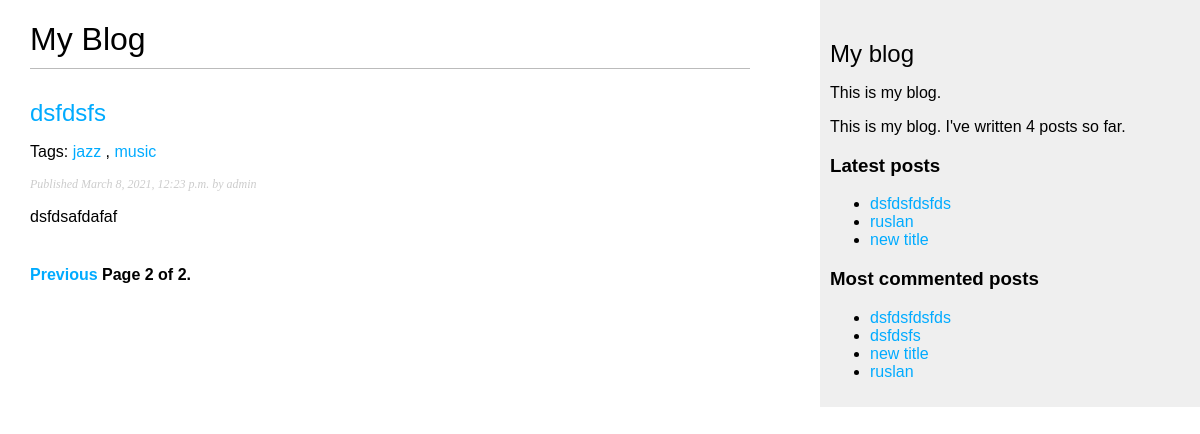
Screenshot of /blog/?page=2 with the database file from the repository.
### blog/models.py (models this page shows, shortened)
class Post(models.Model):
    STATUS_CHOICES = (
        ('draft','Draft'),
        ('published', 'Published'),
    )
    title = models.CharField(max_length=250)
    slug  = models.SlugField(max_length=250, unique_for_date='publish')
    author = models.ForeignKey(User, related_name='blog_post', on_delete=models.CASCADE)
    body = models.TextField()
    publish = models.DateTimeField(default=timezone.now)
    created = models.DateTimeField(auto_now_add=True)
    updated = models.DateTimeField(auto_now=True)
    status = models.CharField(max_length=10,choices=STATUS_CHOICES,default='draft')
    objects = models.Manager()
    published = PublishedManager()
    class Meta:
        ordering = ('-publish',)
    def get_absolute_url(self):
        return reverse('blog:post_detail',
                        args=[self.publish.year,
                             self.publish.month,
                             self.publish.day,
                             self.slug])
    tags = TaggableManager()

### blog/views.py (the view)
# urls.py: path('', views.post_list, name='post_list'),
def post_list(request, tag_slug=None):
    object_list = Post.published.all()
    tag = None
    if tag_slug:
        tag = get_object_or_404(Tag, slug=tag_slug)
        object_list = object_list.filter(tags__in=[tag])
    paginator = Paginator(object_list, 3) # 3 posts in each page
    page = request.GET.get('page')
    try:
        posts = paginator.page(page)
    except PageNotAnInteger:
        posts = paginator.page(1)
    except EmptyPage:
        posts = paginator.page(paginator.num_pages)
    return render(request,
                  'blog/post/list.html',
                  {'page': page,
                   'posts': posts,
                   'tag': tag})

### blog/models.py (called while the page is built)
    def get_queryset(self):
        return super().get_queryset().filter(status = 'published')

### blog/templatetags/blog_tags.py (called while the page is built)
@register.simple_tag
def total_posts():
    return Post.published.count()

@register.inclusion_tag('blog/post/latest_posts.html')
def show_latest_posts(count=5):
    latest_posts = Post.published.order_by('-publish')[:count]
    return {'latest_posts': latest_posts}

@register.simple_tag
def get_most_commented_posts(count=5):
    return Post.published.annotate(total_comments=Count('comments')) .order_by('-total_comments')[:count]

@register.filter(name='markdown')
def markdown_format(text):
    return mark_safe(markdown.markdown(text))

### blog/templates/blog/post/list.html (shortened to what this page needs)
{% extends "blog/base.html" %}
 {% load blog_tags %}
{% block content %}
  <h1>My Blog</h1>
  {% for post in posts %}
    <h2>
      <a href="{{ post.get_absolute_url }}">
        {{ post.title }}
      </a>
    </h2>
    <p class="tags">
      Tags:
      {% for tag in post.tags.all %}
        <a href="{% url "blog:post_list_by_tag" tag.slug %}">
          {{ tag.name }}
        </a>
        {% if not forloop.last %}, {% endif %}
      {% endfor %}
    </p>
    <p class="date">
      Published {{ post.publish }} by {{ post.author }}
    </p>
{{ post.body|markdown|truncatewords_html:30 }}
  {% endfor %}
  {% include "pagination.html" with page=posts %}
{% endblock %}

### blog/templates/blog/base.html (shortened to what this page needs)
{% load blog_tags %}
{% load static %}
 <!DOCTYPE html> <html>
<head>
<link href="{% static "css/blog.css" %}" rel="stylesheet"> </head>
<body>
<div id="content">
{% block content %}
{% endblock %}
</div>
<div id="sidebar">
<h2>My blog</h2> <p>This is my blog.</p>
<p>This is my blog. I've written {% total_posts %} posts so far.</p>
<h3>Latest posts</h3>
{% show_latest_posts 3 %}
<h3>Most commented posts</h3>
{% get_most_commented_posts as most_commented_posts %} <ul>
{% for post in most_commented_posts %}
<li><a href="{{ post.get_absolute_url }}">{{ post.title }}</a></li>
{% endfor %} </ul>
</div> </body> </html>

### blog/templates/blog/post/latest_posts.html
<ul>
{% for post in latest_posts %}
<li><a href="{{ post.get_absolute_url }}">{{ post.title }}</a></li>
{% endfor %}
</ul>

### blog/static/css/blog.css (style rules this page uses)
body { margin:0; padding:0; font-family:helvetica, sans-serif; }
a { color:#00abff; text-decoration:none; }
h1 { font-weight:normal; border-bottom:1px solid #bbb; padding:0 0 10px 0; }
h2 { font-weight:normal; margin:30px 0 0; }
#content { float:left; width:60%; padding:0 0 0 30px; }
#sidebar { float:right; width:30%; padding:10px; background:#efefef; height:100%; }
p.date { color:#ccc; font-family: georgia, serif; font-size: 12px; font-style: italic; }

### rows the page displays
Post: title "dsfdsfs", publish "March 8, 2021, 12:23 p.m.", author "admin", body "dsfdsafdafaf"
Tag: name "jazz"
Tag: name "music"
Post: title "dsfdsfdsfds"
Post: title "ruslan"
Post: title "new title"

### other values shown
{{ page.number }} "2"
{{ page.paginator.num_pages }} "2"
